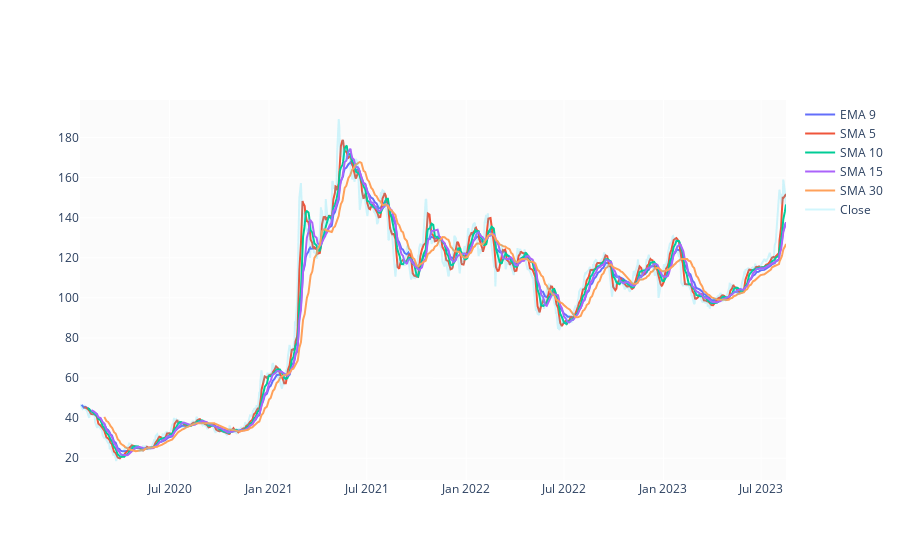

The cell this chart's notebook holds for it:
### Code cell
df['EMA_9'] = df['Close'].ewm(9).mean().shift()
df['SMA_5'] = df['Close'].rolling(5).mean().shift()
df['SMA_10'] = df['Close'].rolling(10).mean().shift()
df['SMA_15'] = df['Close'].rolling(15).mean().shift()
df['SMA_30'] = df['Close'].rolling(30).mean().shift()

fig = go.Figure()
fig.add_trace(go.Scatter(x=df.Date, y=df.EMA_9, name='EMA 9'))
fig.add_trace(go.Scatter(x=df.Date, y=df.SMA_5, name='SMA 5'))
fig.add_trace(go.Scatter(x=df.Date, y=df.SMA_10, name='SMA 10'))
fig.add_trace(go.Scatter(x=df.Date, y=df.SMA_15, name='SMA 15'))
fig.add_trace(go.Scatter(x=df.Date, y=df.SMA_30, name='SMA 30'))
fig.add_trace(go.Scatter(x=df.Date, y=df.Close, name='Close', opacity=0.2))
fig.show()

### Figure 1 — Plotly figure (JSON) as saved in the notebook; plotly's stock layout.template omitted (floating-point values rounded to 4 significant figures; data arrays with more than 128 entries replaced by an {"elided": "..."} marker saying what was removed)
{"data": [{"name": "EMA 9", "type": "scatter", "x": {"elided": "870 str values"}, "y": {"elided": "870 float values"}}, {"name": "SMA 5", "type": "scatter", "x": {"elided": "870 str values"}, "y": {"elided": "870 float values"}}, {"name": "SMA 10", "type": "scatter", "x": {"elided": "870 str values"}, "y": {"elided": "870 float values"}}, {"name": "SMA 15", "type": "scatter", "x": {"elided": "870 str values"}, "y": {"elided": "870 float values"}}, {"name": "SMA 30", "type": "scatter", "x": {"elided": "870 str values"}, "y": {"elided": "870 float values"}}, {"name": "Close", "opacity": 0.2, "type": "scatter", "x": {"elided": "870 str values"}, "y": {"elided": "870 float values"}}], "layout": {}}
